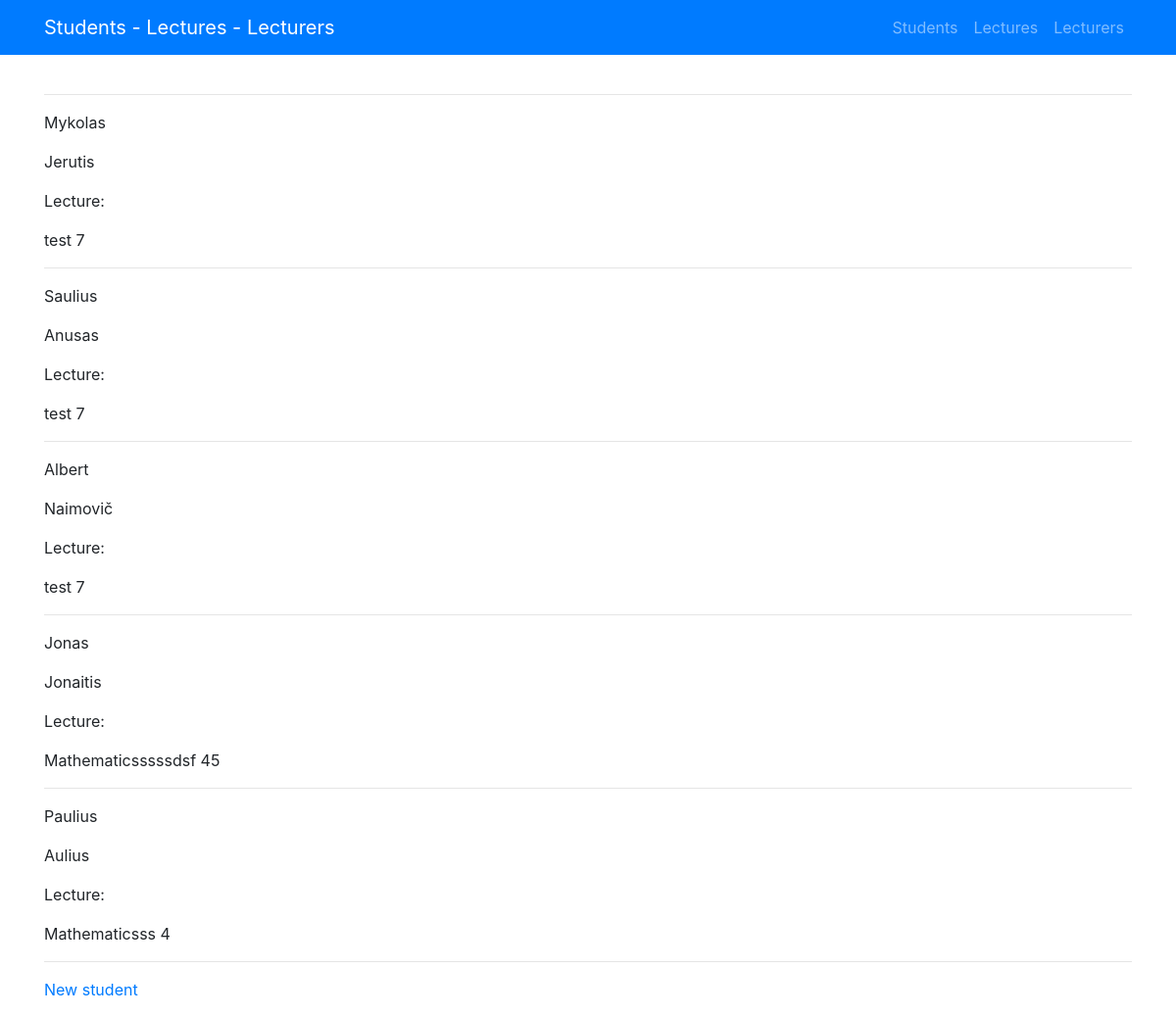
The page /students/ on the database its author committed.
### main.py (models this page shows)
class Student(db.Model):
    __tablename__ = "student"
    id = db.Column(db.Integer, primary_key=True)
    name = db.Column(db.String)
    surname = db.Column(db.String)
    lectures = db.relationship(
        "Lecture", secondary=association_table, back_populates="students"
    )  # lectures sukuria students

class Lecture(db.Model):
    __tablename__ = "lecture"
    id = db.Column(db.Integer, primary_key=True)
    name = db.Column(db.String)
    length = db.Column(db.Integer)
    lecturer_id = db.Column(db.Integer, db.ForeignKey("lecturer.id"))
    lecturer = db.relationship("Lecturer")
    students = db.relationship(
        "Student", secondary=association_table, back_populates="lectures"
    )  # studentuos sukuria lectures

### main.py (the view)
@app.route("/students/", methods=["GET"])
def all_students():
    try:
        all_students = Student.query.all()
    except:
        all_students = []
    return render_template("all_students.html", all_students=all_students)

### templates/all_students.html
{% extends "base.html" %}
{% block content %}
{% if all_students %}
{% for student in all_students %}
<hr>
<p>{{student.name}}</p>
<p>{{student.surname}}</p>
{% if student.lectures %}
<p>Lecture:</p>
{% for lecture in student.lectures %}
<p>{{lecture.name}} {{lecture.length}}</p>
{% endfor %}
{% endif %}
{% endfor %}
{% endif %}
<hr>
<p><a href="{{ url_for('new_student')}}">New student</a></p>
{% endblock %}

### templates/base.html (shortened to what this page needs)
<!DOCTYPE html>
<html lang="en">
<head>
  <link rel="stylesheet" href="https://stackpath.bootstrapcdn.com/bootstrap/4.1.3/css/bootstrap.min.css">
</head>
<body>
  <nav class="navbar navbar-expand-lg navbar-dark bg-primary static-top">
    <div class="container">
      <a class="navbar-brand" href="/">Students - Lectures - Lecturers</a>
      <div class="collapse navbar-collapse" id="navbarResponsive">
        <ul class="navbar-nav ml-auto">
          <li class="nav-item">
            <a class="nav-link" href="/students">Students</a>
          </li>
          <li class="nav-item">
            <a class="nav-link" href="/lectures">Lectures</a>
          </li>
          <li class="nav-item">
            <a class="nav-link" href="/lecturers">Lecturers</a>
          </li>
        </ul>
      </div>
    </div>
  </nav>
<div class="container">
  <br>
{% block content %}
{% endblock %}
</div>
</body>
</html>

### rows shown on the page
Student: name "Mykolas", surname "Jerutis"
Lecture: name "test", length "7"
Student: name "Saulius", surname "Anusas"
Student: name "Albert", surname "Naimovič"
Student: name "Jonas", surname "Jonaitis"
Lecture: name "Mathematicsssssdsf", length "45"
Student: name "Paulius", surname "Aulius"
Lecture: name "Mathematicsss", length "4"
